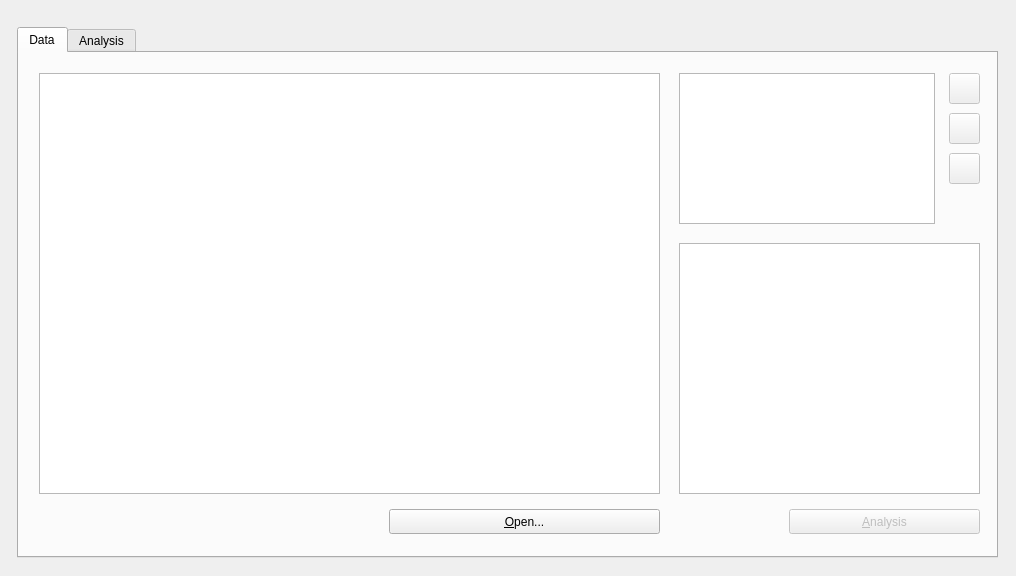
<?xml version="1.0" encoding="UTF-8"?>
<ui version="4.0">
 <class>form_anova</class>
 <widget class="QWidget" name="form_anova">
  <property name="geometry">
   <rect>
    <x>0</x>
    <y>0</y>
    <width>1016</width>
    <height>576</height>
   </rect>
  </property>
  <property name="windowTitle">
   <string>ANOVA Analysis</string>
  </property>
  <widget class="QTabWidget" name="tabs_pages">
   <property name="geometry">
    <rect>
     <x>17</x>
     <y>27</y>
     <width>981</width>
     <height>531</height>
    </rect>
   </property>
   <property name="currentIndex">
    <number>0</number>
   </property>
   <widget class="QWidget" name="tab_data">
    <attribute name="title">
     <string>Data</string>
    </attribute>
    <widget class="QTableView" name="table_data">
     <property name="geometry">
      <rect>
       <x>20</x>
       <y>20</y>
       <width>621</width>
       <height>421</height>
      </rect>
     </property>
    </widget>
    <widget class="QPushButton" name="button_open">
     <property name="geometry">
      <rect>
       <x>370</x>
       <y>456</y>
       <width>271</width>
       <height>25</height>
      </rect>
     </property>
     <property name="text">
      <string>&amp;Open...</string>
     </property>
     <property name="shortcut">
      <string>Ctrl+O</string>
     </property>
    </widget>
    <widget class="QTableView" name="table_dependents">
     <property name="geometry">
      <rect>
       <x>660</x>
       <y>190</y>
       <width>301</width>
       <height>251</height>
      </rect>
     </property>
    </widget>
    <widget class="QPushButton" name="button_analysis">
     <property name="enabled">
      <bool>false</bool>
     </property>
     <property name="geometry">
      <rect>
       <x>770</x>
       <y>456</y>
       <width>191</width>
       <height>25</height>
      </rect>
     </property>
     <property name="text">
      <string>&amp;Analysis</string>
     </property>
     <property name="shortcut">
      <string>Return</string>
     </property>
     <property name="checkable">
      <bool>false</bool>
     </property>
     <property name="checked">
      <bool>false</bool>
     </property>
    </widget>
    <widget class="QTableView" name="table_independents">
     <property name="geometry">
      <rect>
       <x>660</x>
       <y>20</y>
       <width>256</width>
       <height>151</height>
      </rect>
     </property>
    </widget>
    <widget class="QPushButton" name="button_ind_add">
     <property name="enabled">
      <bool>false</bool>
     </property>
     <property name="geometry">
      <rect>
       <x>930</x>
       <y>20</y>
       <width>31</width>
       <height>31</height>
      </rect>
     </property>
     <property name="text">
      <string/>
     </property>
    </widget>
    <widget class="QPushButton" name="button_ind_del">
     <property name="enabled">
      <bool>false</bool>
     </property>
     <property name="geometry">
      <rect>
       <x>930</x>
       <y>60</y>
       <width>31</width>
       <height>31</height>
      </rect>
     </property>
     <property name="text">
      <string/>
     </property>
    </widget>
    <widget class="QPushButton" name="button_ind_clear">
     <property name="enabled">
      <bool>false</bool>
     </property>
     <property name="geometry">
      <rect>
       <x>930</x>
       <y>100</y>
       <width>31</width>
       <height>31</height>
      </rect>
     </property>
     <property name="text">
      <string/>
     </property>
    </widget>
   </widget>
   <widget class="QWidget" name="tab_analysis">
    <attribute name="title">
     <string>Analysis</string>
    </attribute>
    <widget class="QTableView" name="table_analysis">
     <property name="geometry">
      <rect>
       <x>20</x>
       <y>20</y>
       <width>941</width>
       <height>431</height>
      </rect>
     </property>
    </widget>
    <widget class="QPushButton" name="button_export">
     <property name="enabled">
      <bool>false</bool>
     </property>
     <property name="geometry">
      <rect>
       <x>670</x>
       <y>460</y>
       <width>291</width>
       <height>25</height>
      </rect>
     </property>
     <property name="text">
      <string>&amp;Export</string>
     </property>
     <property name="shortcut">
      <string>Ctrl+S</string>
     </property>
    </widget>
   </widget>
  </widget>
 </widget>
 <resources/>
 <connections/>
</ui>
